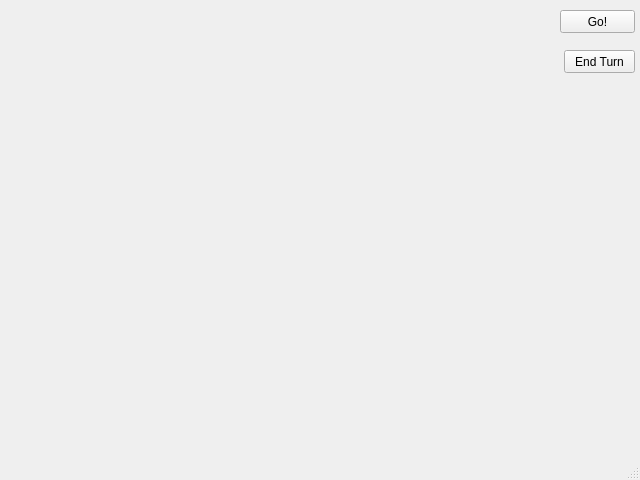
<?xml version="1.0" encoding="UTF-8"?>
<ui version="4.0">
 <class>GameWindow</class>
 <widget class="QMainWindow" name="GameWindow">
  <property name="geometry">
   <rect>
    <x>0</x>
    <y>0</y>
    <width>640</width>
    <height>480</height>
   </rect>
  </property>
  <property name="windowTitle">
   <string>MainWindow</string>
  </property>
  <widget class="QWidget" name="centralwidget">
   <widget class="QPushButton" name="Next">
    <property name="geometry">
     <rect>
      <x>560</x>
      <y>10</y>
      <width>75</width>
      <height>23</height>
     </rect>
    </property>
    <property name="text">
     <string>Go!</string>
    </property>
   </widget>
   <widget class="QPushButton" name="EndTurn">
    <property name="geometry">
     <rect>
      <x>564</x>
      <y>50</y>
      <width>71</width>
      <height>23</height>
     </rect>
    </property>
    <property name="text">
     <string>End Turn</string>
    </property>
   </widget>
  </widget>
  <widget class="QMenuBar" name="menubar">
   <property name="geometry">
    <rect>
     <x>0</x>
     <y>0</y>
     <width>640</width>
     <height>21</height>
    </rect>
   </property>
  </widget>
  <widget class="QStatusBar" name="statusbar"/>
 </widget>
 <resources/>
 <connections/>
</ui>
